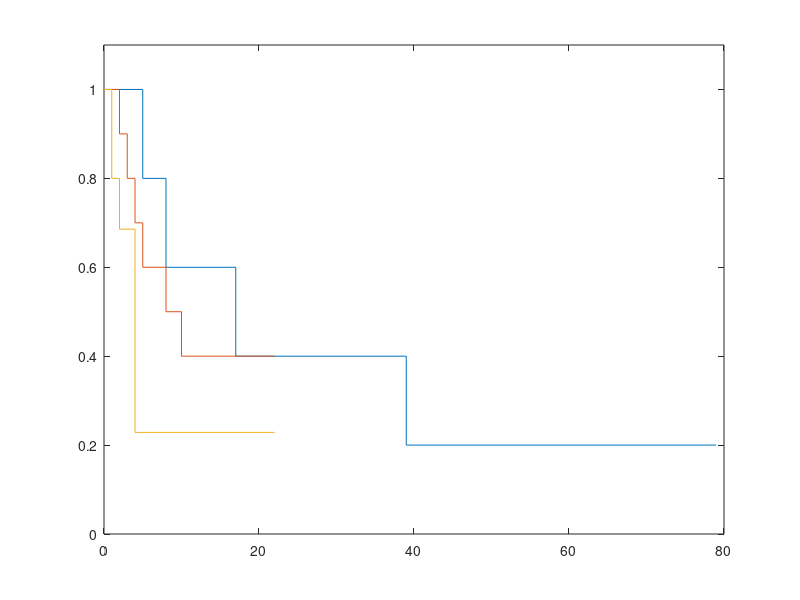

This chart was generated by the following MATLAB code:
function study_stitching

  trial1 = [0 5;
    0 8;
    0 17;
    0 39;
    1 79];

  [x,f] = get_survival(trial1);
  figure;
  stairs(x,f)
  ylim([0 1.1]);


  latex = [1 15;
      0 8;
      1 22;
      1 22;
      1 22;
      0 10;
      0 3;
      0 2;
      0 4;
      0 5];

  [x,f] = get_survival(latex);
  %figure;
  hold on;
  stairs(x,f)
  %ylim([0 1.1]);

  pdms = [1 1;
      1 20;
      0 2;
      0 4;
      0 4;
      1 22;
      0 1;
      0 1;
      0 4;
      0 4];

  [x,f] = get_survival(pdms);
  %figure;
  stairs(x,f)
  %ylim([0 1.1]);

  keyboard

  return;
end

function [x,f] = get_survival(vals)

  [f,x] = ecdf(vals(:,2), 'censoring', vals(:,1), 'function','survivor');
  f = [1; f; f(end)];
  x = [0; x; max(vals(:,2))];

  return;
end
